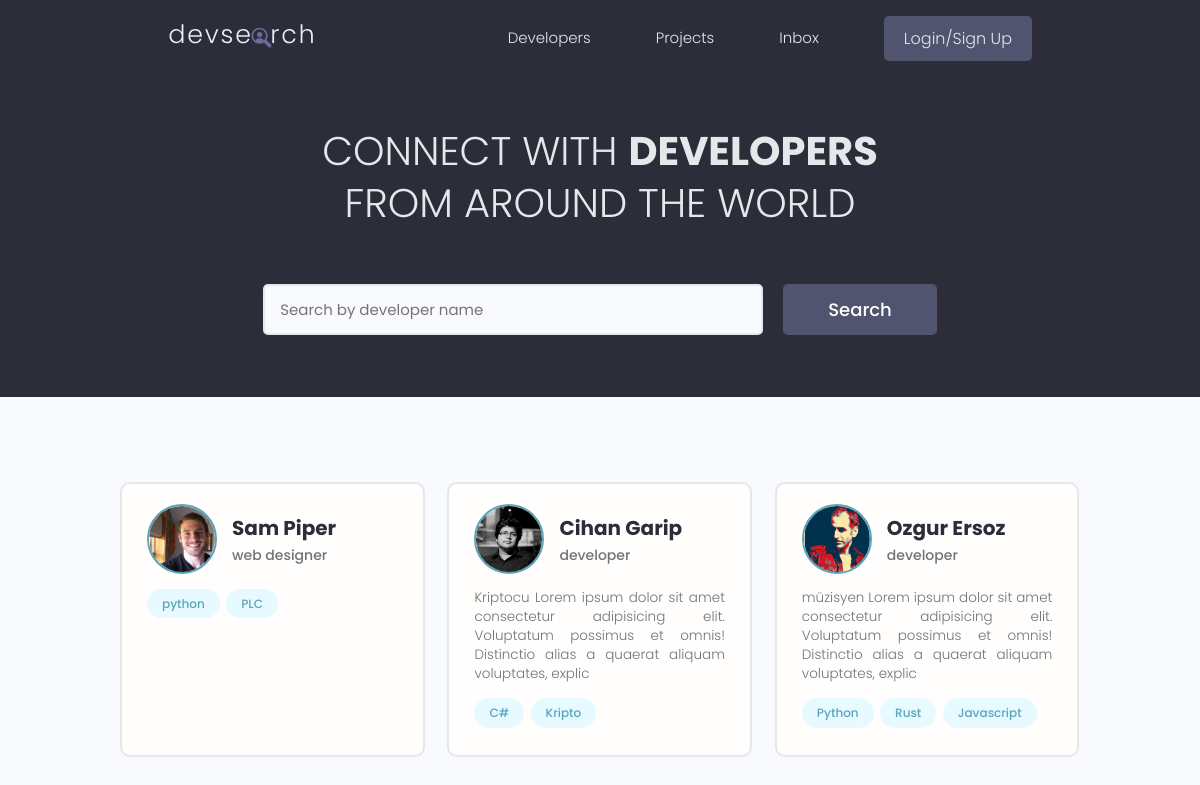
The page / on the database its author committed.
### users/models.py (models this page shows, shortened)
class Profile(models.Model):
    user = models.OneToOneField(User, on_delete=models.CASCADE, null=True, blank=True)
    name = models.CharField(max_length=200, null=True, blank=True)
    username = models.CharField(max_length=200, null=True, blank=True)
    location = models.CharField(max_length=200, null=True, blank=True)
    email = models.EmailField(max_length=500, null=True, blank=True)
    short_intro = models.CharField(max_length=200, null=True, blank=True)
    bio = models.TextField(null=True, blank=True)
    profile_image = models.ImageField(
        null=True,
        blank=True,
        upload_to="profiles/",
        default="profiles/users-default.png",
    )
    social_github = models.CharField(max_length=200, null=True, blank=True)
    social_twitter = models.CharField(max_length=200, null=True, blank=True)
    social_linkedin = models.CharField(max_length=200, null=True, blank=True)
    social_youtube = models.CharField(max_length=200, null=True, blank=True)
    social_website = models.CharField(max_length=200, null=True, blank=True)
    id = models.UUIDField(
        default=uuid.uuid4, unique=True, primary_key=True, editable=False
    )

class Skill(models.Model):
    owner = models.ForeignKey(Profile, on_delete=models.CASCADE, null=True, blank=True)
    name = models.CharField(max_length=200, null=True, blank=True)
    description = models.TextField(null=True, blank=True)
    created = models.DateTimeField(auto_now_add=True)
    id = models.UUIDField(
        default=uuid.uuid4, unique=True, primary_key=True, editable=False
    )
    def __str__(self):
        return str(self.name)

### users/views.py (the view)
# urls.py: path("", views.profiles, name="profiles"),
def profiles(request):
    profiles, search_query = search_profiles(request)
    custom_range, profiles = paginate_profiles(request, profiles, 3)
    context = {
        "profiles": profiles,
        "search_query": search_query,
        "custom_range": custom_range,
    }
    return render(request, template_name="users/profiles.html", context=context)

### users/utils.py (called while the page is built)
def search_profiles(request):
    search_query = ""
    if request.GET.get("search_query"):
        search_query = request.GET.get("search_query")
    skills = Skill.objects.filter(name__icontains=search_query)
    profiles = Profile.objects.distinct().filter(
        Q(name__icontains=search_query)
        | Q(short_intro__icontains=search_query)
        | Q(skill__in=skills)
    )
    return profiles, search_query

def paginate_profiles(request, profiles, results):
    page = request.GET.get("page")
    paginator = Paginator(profiles, results)
    try:
        profiles = paginator.page(page)
    except PageNotAnInteger:
        page = 1
        profiles = paginator.page(page)
    except EmptyPage:
        page = paginator.num_pages
        profiles = paginator.page(page)
    left_index = int(page) - 4
    if left_index < 1:
        left_index = 1
    right_index = int(page) + 5
    if right_index > paginator.num_pages:
        right_index = paginator.num_pages + 1
    custom_range = range(left_index, right_index)
    return custom_range, profiles

### users/templates/users/profiles.html (shortened to what this page needs)
{% extends "main.html" %}
{% block content %}
  <main class="home">
    <section class="hero-section text-center">
      <div class="container container--narrow">
        <div class="hero-section__box">
          <h2>
            CONNECT WITH <span>DEVELOPERS</span>
          </h2>
          <h2>FROM AROUND THE WORLD</h2>
        </div>
        <div class="hero-section__search">
          <form id="searchForm"
                class="form"
                action="{% url 'profiles' %}"
                method="get">
            <div class="form__field">
              <input class="input input--text"
                     id="formInput#search"
                     type="text"
                     name="search_query"
                     placeholder="Search by developer name"
                     value="{{ search_query }}" />
            </div>
            <input class="btn btn--sub btn--lg" type="submit" value="Search" />
          </form>
        </div>
      </div>
    </section>
    <section class="devlist">
      <div class="container">
        <div class="grid grid--three">
          {% for profile in profiles %}
            <div class="column card">
              <div class="dev">
                <a href="{% url 'user-profile' profile.id %}" class="card__body">
                  <div class="dev__profile">
                    <img class="avatar avatar--md"
                         src="{{ profile.profile_image.url }}"
                         alt="image" />
                    <div class="dev__meta">
                      <h3>{{ profile.name }}</h3>
                      <h5>{{ profile.short_intro|slice:"60" }}</h5>
                    </div>
                  </div>
                  <p class="dev__info">{{ profile.bio|slice:"150" }}</p>
                  <div class="dev__skills">
                    {% for skill in profile.skill_set.all|slice:"5" %}
                      <span class="tag tag--pill tag--main">
                        <small>{{ skill }}</small>
                      </span>
                    {% endfor %}
                  </div>
                </a>
              </div>
            </div>
          {% endfor %}
        </div>
      </div>
    </section>
  </main>
{% endblock content %}

### static/styles/app.css (style rules this page uses)
:root { --color-sub: #2d2d39; }
.btn--sub { background-color: var(--color-sub-light); }
.card { border: 2px solid var(--color-light); }
img { width: 100%; }
.hero-section { height: 40vh; display: flex; align-items: center; background-color: var(--color-sub); }
.hero-section__box { margin-bottom: 4rem; }
.hero-section__box > h2, .hero-section__box > h2 > span { font-size: 4rem; color: var(--color-light); line-height: 1.3; text-transform: uppercase; }
.hero-section__box > h2 { font-weight: 300; }
.hero-section__box > h2 > span { font-weight: 700; }
.hero-section__search > .form { display: flex; align-items: center; justify-content: center; gap: 2rem; }
.hero-section__search > .form input.input--text { width: 50rem; }
.devlist { margin-top: 8rem; }
.devlist .grid { align-items: stretch; }
.devlist .dev .dev__profile { display: flex; align-items: center; gap: 1.5rem; }
.devlist .dev .dev__meta h3 { color: var(--color-sub); font-size: 2rem; font-weight: 700; }
.devlist .dev .dev__meta h5 { color: var(--color-text); font-size: 1.4rem; font-weight: 500; }
.devlist .dev .dev__info { margin: 1.5rem 0; font-size: 1.35rem; line-height: 1.4; text-align: justify; }

### static/uikit/styles/modules/_variables.css (style rules this page uses)
:root { --color-main: #5aa5b9; --color-main-light: #e6faff; --color-sub: #3f4156; --color-sub-light: #51546e; --color-sub-lighter: #ededfd; --color-text: #737373; --color-gray: #8b8b8b; --color-light: #e5e7eb; --color-light-gray: #767676; --color-bg: #f8fafd; --color-white: #fffefd; --color-white-light: #f3f3f3; --color-success: #359e64; --color-success-bg: #def8e8; --color-error: #fc4b0b; --color-error-bg: #fff2ee; --font-base: 'Poppins', arial, helvetica, 'Segoe UI', roboto, ubuntu, sans-serif; --font-monospace: 'Fira Code', 'Courier New', courier, monospace; --font-regular: 300; --font-medium: 500; --font-bold: 700; --generic-shadow: 1px 1px 5px #00000010; --generic-transition: all 0.3s ease-in-out; }

### static/uikit/styles/modules/_base.css (style rules this page uses)
* { margin: 0; padding: 0; box-sizing: border-box; text-rendering: optimizeLegibility; color: inherit; font-size: inherit; }
html { font-size: 50%; }
@media only screen and (min-width: 480px) { html { font-size: 56.25%; } }
@media only screen and (min-width: 1200px) { html { font-size: 62.5%; } }
body { line-height: 1.6; font-weight: 400; font-size: 1.5rem; color: var(--color-text); background-color: var(--color-bg); min-height: 100vh; }

### static/uikit/styles/modules/_typography.css (style rules this page uses)
* { font-family: var(--font-base); }
h2 { font-size: 3.6rem; font-weight: var(--font-bold); }
h3 { font-size: 3.2rem; font-weight: var(--font-medium); }
h5 { font-size: 2.4rem; font-weight: var(--font-medium); }
h5, h6 { font-weight: var(--font-regular); }
p, span, strong { font-size: 1.6rem; color: var(--color-text); font-weight: var(--font-regular); }
a { padding-bottom: 2px; text-decoration: none; display: inline-block; color: var(--color-main); font-weight: var(--font-medium); }

### static/uikit/styles/modules/_utilities.css (style rules this page uses)
.container { width: 92%; max-width: 165rem; margin: 0 auto; box-sizing: border-box; }
.container--narrow { width: 92%; max-width: 120rem; }
@media screen and (min-width: 1000px) { .container { width: 90%; } }
@media screen and (min-width: 1000px) { .container--narrow { width: 85%; } }
@media screen and (min-width: 1200px) { .container { width: 80%; } }
@media screen and (min-width: 1200px) { .container--narrow { width: 72%; } }
.text-center { text-align: center; }

### static/uikit/styles/modules/_avatar.css (style rules this page uses)
.avatar { border-radius: 50%; border: 2px solid var(--color-main); object-fit: cover; }
.avatar--md { height: 7rem; width: 7rem; }

### static/uikit/styles/modules/_button.css (style rules this page uses)
.btn { display: inline-block; position: relative; cursor: pointer; background-color: var(--color-light); font-weight: var(--font-medium); color: var(--color-sub); text-decoration: none; padding: 1rem 2rem; border-radius: 0.5rem; border: none; width: -webkit-fit-content; width: -moz-fit-content; width: fit-content; height: -webkit-fit-content; height: -moz-fit-content; height: fit-content; font-size: 1.6rem; outline-width: 0; outline-color: transparent; -webkit-backface-visibility: hidden; backface-visibility: hidden; transition: all 0.3s ease-in-out; }
.btn--sub { background-color: var(--color-sub); color: var(--color-white); }
.btn--lg { font-size: 1.8rem; padding: 1.2rem 4.5rem; }

### static/uikit/styles/modules/_card.css (style rules this page uses)
.card { border-radius: 1rem; background-color: var(--color-white); border: 1.5px solid var(--color-light); width: auto; height: auto; margin-top: 0.5rem; margin-bottom: 0.5rem; overflow: hidden; }
.card__body, .card__header { padding: 2rem 2.5rem; }

### rows shown on the page
Profile: profile_image (picture), name "Sam Piper", short_intro "web designer"
Skill: name "python"
Skill: name "PLC"
Profile: profile_image (picture), name "Cihan Garip", short_intro "developer", bio "Kriptocu Lorem ipsum dolor sit amet consectetur adipisicing elit. Voluptatum possimus et omnis! Distinctio alias a quaerat aliquam voluptates, explic"
Skill: name "C#"
Skill: name "Kripto"
Profile: profile_image (picture), name "Ozgur Ersoz", short_intro "developer", bio "müzisyen Lorem ipsum dolor sit amet consectetur adipisicing elit. Voluptatum possimus et omnis! Distinctio alias a quaerat aliquam voluptates, explic"
Skill: name "Python"
Skill: name "Rust"
Skill: name "Javascript"
